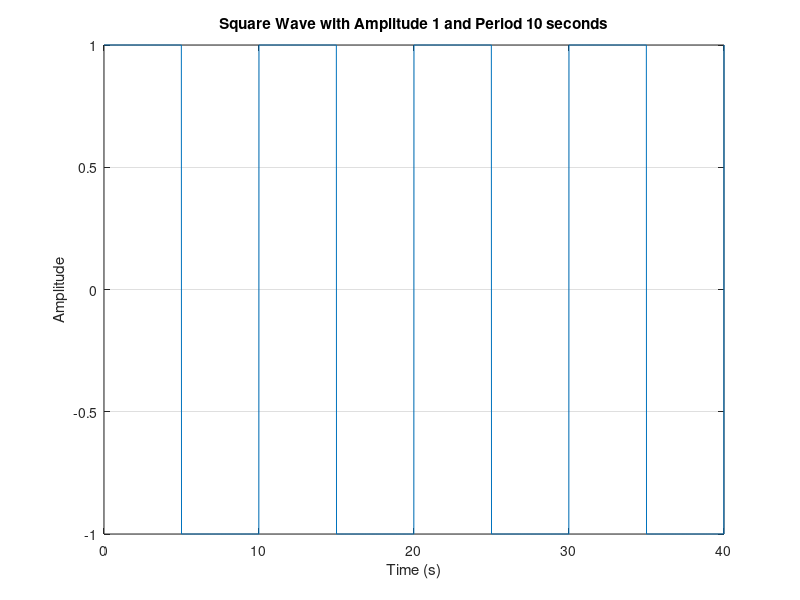

Here is the MATLAB script that generated this plot:
% Parameters
amplitude = 1;  % Amplitude of the square wave
period = 10;    % Time period in seconds
simulation_time = 40;  % Total simulation time in seconds

% Time vector
t = 0:0.01:simulation_time;  % Time from 0 to 40 seconds with step size 0.01 seconds

% Generate square wave
square_wave = amplitude * square(2 * pi * (1/period) * t);

% Plot the square wave
figure;
plot(t, square_wave);
title('Square Wave with Amplitude 1 and Period 10 seconds');
xlabel('Time (s)');
ylabel('Amplitude');
grid on;
